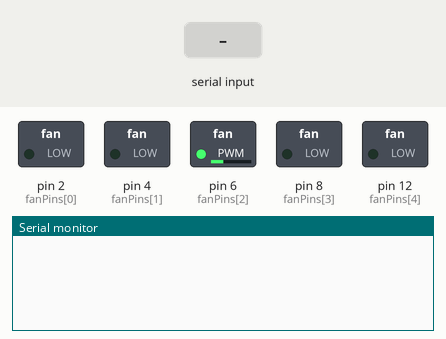
This sketch was run on a simulated Arduino Uno, built with avr-gcc and run on an emulated ATmega328P. Parts: switched loads named in the sketch (green lamp = pin HIGH), the last lines printed to the serial monitor. The test bench sets the inputs (shaded band).

Above: at 1.2 s.
1.3 s: "PING\n" received over Serial
At 2.4 s:
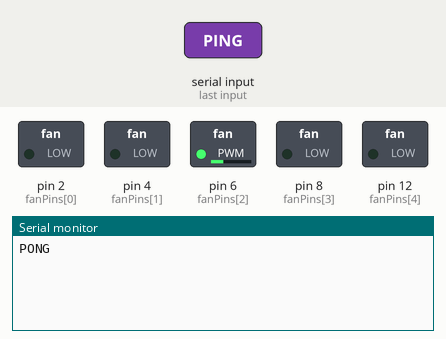
2.8 s: "NUM_FANS\n" received over Serial
At 3.5 s:
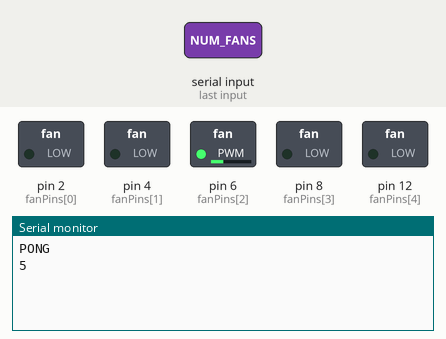
4.3 s: "FAN_NAMES\n" received over Serial
At 4.8 s:
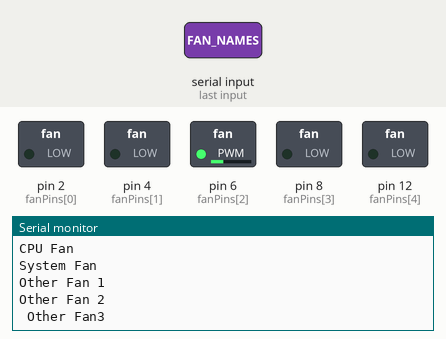

The sketch:

ArduinoSketch.ino
```cpp
const int fanPins[] = {2, 4, 6, 8, 12};
const char* fanNames[] = {"CPU Fan", "System Fan", "Other Fan 1", "Other Fan 2", " Other Fan3"};
const int FAN_COUNT = sizeof(fanPins) / sizeof(fanPins[0]);

int fanPWM[FAN_COUNT];
unsigned long lastUpdate[FAN_COUNT];
const unsigned long timeout = 5000; // 5s -> default 30%

void setup() {
  Serial.begin(115200);
  for (int i = 0; i < FAN_COUNT; i++) {
    pinMode(fanPins[i], OUTPUT);
    fanPWM[i] = 77; // 30% PWM
    analogWrite(fanPins[i], fanPWM[i]);
    lastUpdate[i] = millis();
  }
}

void loop() {
  if (Serial.available() > 0) {
    String line = Serial.readStringUntil('\n');
    line.trim();

    if (line.startsWith("SET_FAN:")) {
      int firstColon = line.indexOf(':');
      int secondColon = line.indexOf(':', firstColon + 1);
      if (firstColon > 0 && secondColon > firstColon) {
        int fanNum = line.substring(firstColon + 1, secondColon).toInt();
        int pwmVal = line.substring(secondColon + 1).toInt();
        if (fanNum >= 1 && fanNum <= FAN_COUNT && pwmVal >= 0 && pwmVal <= 255) {
          fanPWM[fanNum - 1] = pwmVal;
          analogWrite(fanPins[fanNum - 1], fanPWM[fanNum - 1]);
          lastUpdate[fanNum - 1] = millis();
        }
      }
    }
    else if (line == "PING") {
      Serial.println("PONG");
    }
    else if (line == "NUM_FANS") {
      Serial.println(FAN_COUNT);
    }
    else if (line == "FAN_NAMES") {
      for (int i = 0; i < FAN_COUNT; i++) {
        Serial.println(fanNames[i]);
      }
    }
  }

  unsigned long now = millis();
  for (int i = 0; i < FAN_COUNT; i++) {
    if (now - lastUpdate[i] > timeout) {
      fanPWM[i] = 77;
      analogWrite(fanPins[i], fanPWM[i]);
      lastUpdate[i] = now;
    }
  }
}
```

Measured:
- after the input at 1.3 s, the serial monitor: prints a new line at once (image 1)
- after the input at 2.8 s, the serial monitor: prints a new line at once (image 2)
- after the input at 4.3 s, the serial monitor: prints a new line at once (image 3)
